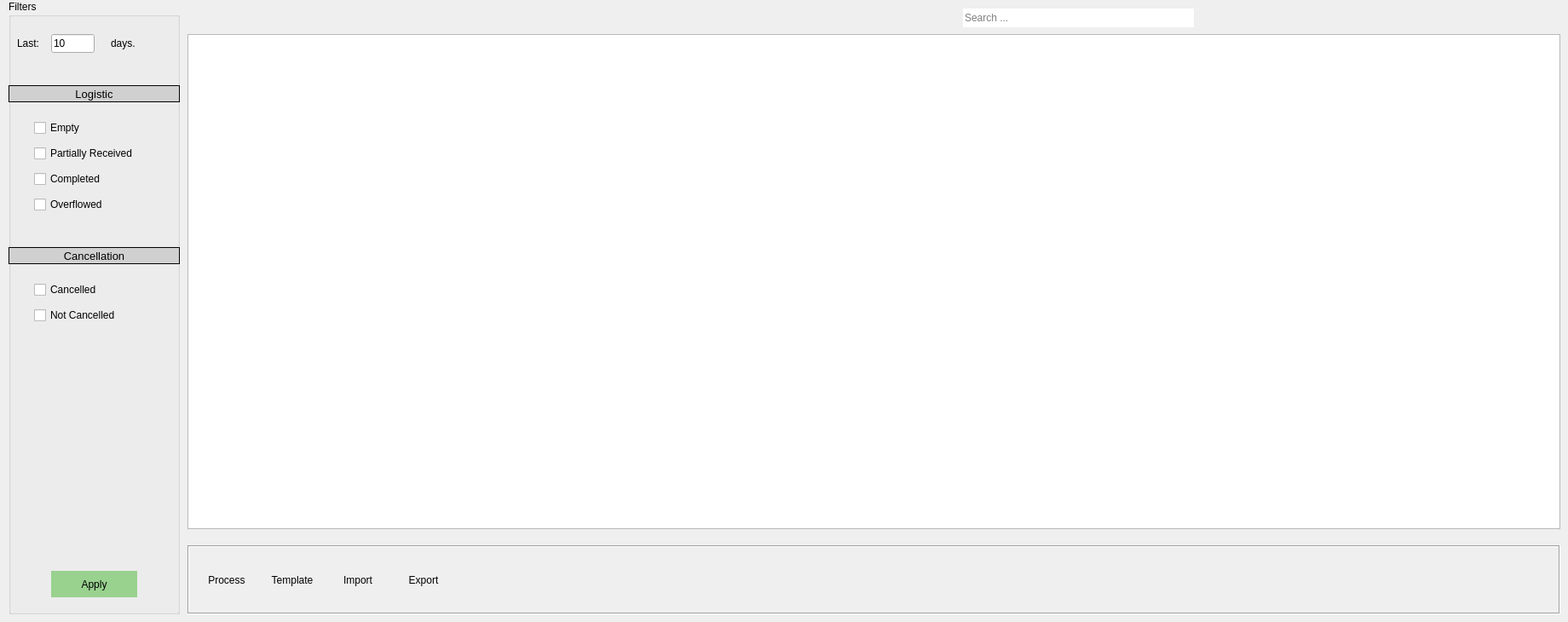
      <widget class="QWidget" name="warehouse_reception_tab">
       <attribute name="icon">
        <iconset resource="../app/icons.qrc">
         <normaloff>:/reception</normaloff>:/reception</iconset>
       </attribute>
       <attribute name="title">
        <string>Reception</string>
       </attribute>
       <widget class="QLineEdit" name="warehouse_receptions_search">
        <property name="geometry">
         <rect>
          <x>1130</x>
          <y>10</y>
          <width>271</width>
          <height>22</height>
         </rect>
        </property>
        <property name="text">
         <string/>
        </property>
        <property name="frame">
         <bool>false</bool>
        </property>
        <property name="placeholderText">
         <string>Search ... </string>
        </property>
       </widget>
       <widget class="QLabel" name="warehouse_receptions_search_logo">
        <property name="geometry">
         <rect>
          <x>1410</x>
          <y>10</y>
          <width>21</width>
          <height>21</height>
         </rect>
        </property>
        <property name="text">
         <string/>
        </property>
        <property name="pixmap">
         <pixmap resource="../app/icons.qrc">:/search</pixmap>
        </property>
       </widget>
       <widget class="QGroupBox" name="warehouse_receptions_filters">
        <property name="geometry">
         <rect>
          <x>10</x>
          <y>0</y>
          <width>201</width>
          <height>721</height>
         </rect>
        </property>
        <property name="toolTip">
         <string/>
        </property>
        <property name="toolTipDuration">
         <number>2</number>
        </property>
        <property name="statusTip">
         <string/>
        </property>
        <property name="layoutDirection">
         <enum>Qt::LeftToRight</enum>
        </property>
        <property name="title">
         <string>Filters</string>
        </property>
        <property name="flat">
         <bool>false</bool>
        </property>
        <property name="checkable">
         <bool>false</bool>
        </property>
        <property name="checked">
         <bool>false</bool>
        </property>
        <widget class="QLabel" name="warehouse_receptions_logistic">
         <property name="geometry">
          <rect>
           <x>0</x>
           <y>100</y>
           <width>201</width>
           <height>20</height>
          </rect>
         </property>
         <property name="font">
          <font>
           <pointsize>10</pointsize>
          </font>
         </property>
         <property name="toolTip">
          <string>Filter Warehouse Reception Orders By Status</string>
         </property>
         <property name="statusTip">
          <string>Filter Warehouse Reception Orders By Status</string>
         </property>
         <property name="styleSheet">
          <string notr="true">background-color:rgb(208, 208, 208); </string>
         </property>
         <property name="frameShape">
          <enum>QFrame::Panel</enum>
         </property>
         <property name="frameShadow">
          <enum>QFrame::Plain</enum>
         </property>
         <property name="lineWidth">
          <number>1</number>
         </property>
         <property name="midLineWidth">
          <number>0</number>
         </property>
         <property name="text">
          <string>Logistic</string>
         </property>
         <property name="alignment">
          <set>Qt::AlignCenter</set>
         </property>
         <property name="wordWrap">
          <bool>false</bool>
         </property>
         <property name="openExternalLinks">
          <bool>false</bool>
         </property>
        </widget>
        <widget class="QCheckBox" name="warehouse_receptions_empty">
         <property name="geometry">
          <rect>
           <x>30</x>
           <y>140</y>
           <width>121</width>
           <height>20</height>
          </rect>
         </property>
         <property name="text">
          <string>Empty</string>
         </property>
        </widget>
        <widget class="QCheckBox" name="warehouse_receptions_partially_processed">
         <property name="geometry">
          <rect>
           <x>30</x>
           <y>170</y>
           <width>148</width>
           <height>20</height>
          </rect>
         </property>
         <property name="text">
          <string>Partially Received</string>
         </property>
        </widget>
        <widget class="QCheckBox" name="warehouse_receptions_completed">
         <property name="geometry">
          <rect>
           <x>30</x>
           <y>200</y>
           <width>129</width>
           <height>20</height>
          </rect>
         </property>
         <property name="text">
          <string>Completed</string>
         </property>
        </widget>
        <widget class="QCheckBox" name="warehouse_receptions_cancelled">
         <property name="geometry">
          <rect>
           <x>30</x>
           <y>330</y>
           <width>91</width>
           <height>20</height>
          </rect>
         </property>
         <property name="text">
          <string>Cancelled</string>
         </property>
        </widget>
        <widget class="QToolButton" name="warehouse_receptions_apply">
         <property name="geometry">
          <rect>
           <x>50</x>
           <y>670</y>
           <width>101</width>
           <height>31</height>
          </rect>
         </property>
         <property name="styleSheet">
          <string notr="true">background:rgb(153, 209, 143)</string>
         </property>
         <property name="text">
          <string>Apply</string>
         </property>
         <property name="shortcut">
          <string/>
         </property>
         <property name="autoRaise">
          <bool>true</bool>
         </property>
        </widget>
        <widget class="QCheckBox" name="warehouse_receptions_overflowed">
         <property name="geometry">
          <rect>
           <x>30</x>
           <y>230</y>
           <width>111</width>
           <height>20</height>
          </rect>
         </property>
         <property name="text">
          <string>Overflowed</string>
         </property>
        </widget>
        <widget class="QLabel" name="warehouse_receptions_cancellation">
         <property name="geometry">
          <rect>
           <x>0</x>
           <y>290</y>
           <width>201</width>
           <height>20</height>
          </rect>
         </property>
         <property name="font">
          <font>
           <pointsize>10</pointsize>
          </font>
         </property>
         <property name="toolTip">
          <string>Filter Warehouse Reception Orders By Status</string>
         </property>
         <property name="statusTip">
          <string>Filter Warehouse Reception Orders By Status</string>
         </property>
         <property name="styleSheet">
          <string notr="true">background-color:rgb(208, 208, 208); </string>
         </property>
         <property name="frameShape">
          <enum>QFrame::Panel</enum>
         </property>
         <property name="frameShadow">
          <enum>QFrame::Plain</enum>
         </property>
         <property name="lineWidth">
          <number>1</number>
         </property>
         <property name="midLineWidth">
          <number>0</number>
         </property>
         <property name="text">
          <string>Cancellation</string>
         </property>
         <property name="alignment">
          <set>Qt::AlignCenter</set>
         </property>
         <property name="wordWrap">
          <bool>false</bool>
         </property>
         <property name="openExternalLinks">
          <bool>false</bool>
         </property>
        </widget>
        <widget class="QCheckBox" name="warehouse_receptions_notcancelled">
         <property name="geometry">
          <rect>
           <x>30</x>
           <y>360</y>
           <width>131</width>
           <height>20</height>
          </rect>
         </property>
         <property name="text">
          <string>Not Cancelled</string>
         </property>
        </widget>
        <widget class="QLabel" name="label_13">
         <property name="geometry">
          <rect>
           <x>120</x>
           <y>43</y>
           <width>55</width>
           <height>16</height>
          </rect>
         </property>
         <property name="text">
          <string>days.</string>
         </property>
        </widget>
        <widget class="QLabel" name="label_14">
         <property name="geometry">
          <rect>
           <x>10</x>
           <y>43</y>
           <width>41</width>
           <height>16</height>
          </rect>
         </property>
         <property name="text">
          <string>Last:</string>
         </property>
        </widget>
        <widget class="QLineEdit" name="warehouse_receptions_last">
         <property name="geometry">
          <rect>
           <x>50</x>
           <y>40</y>
           <width>51</width>
           <height>22</height>
          </rect>
         </property>
         <property name="text">
          <string>10</string>
         </property>
        </widget>
       </widget>
       <widget class="QFrame" name="warehouse_reception_actions">
        <property name="geometry">
         <rect>
          <x>220</x>
          <y>640</y>
          <width>1611</width>
          <height>81</height>
         </rect>
        </property>
        <property name="frameShape">
         <enum>QFrame::Box</enum>
        </property>
        <property name="frameShadow">
         <enum>QFrame::Sunken</enum>
        </property>
        <widget class="QWidget" name="layoutWidget">
         <property name="geometry">
          <rect>
           <x>10</x>
           <y>10</y>
           <width>303</width>
           <height>62</height>
          </rect>
         </property>
         <layout class="QGridLayout" name="gridLayout_7">
          <item row="0" column="0">
           <widget class="QToolButton" name="warehouse_receptions_process">
            <property name="minimumSize">
             <size>
              <width>70</width>
              <height>60</height>
             </size>
            </property>
            <property name="maximumSize">
             <size>
              <width>70</width>
              <height>60</height>
             </size>
            </property>
            <property name="text">
             <string>Process</string>
            </property>
            <property name="icon">
             <iconset resource="../app/icons.qrc">
              <normaloff>:/assembly</normaloff>:/assembly</iconset>
            </property>
            <property name="iconSize">
             <size>
              <width>40</width>
              <height>40</height>
             </size>
            </property>
            <property name="toolButtonStyle">
             <enum>Qt::ToolButtonTextUnderIcon</enum>
            </property>
            <property name="autoRaise">
             <bool>true</bool>
            </property>
           </widget>
          </item>
          <item row="0" column="1">
           <widget class="QToolButton" name="warehouse_receptions_template">
            <property name="minimumSize">
             <size>
              <width>70</width>
              <height>60</height>
             </size>
            </property>
            <property name="maximumSize">
             <size>
              <width>70</width>
              <height>60</height>
             </size>
            </property>
            <property name="text">
             <string>Template</string>
            </property>
            <property name="icon">
             <iconset resource="../app/icons.qrc">
              <normaloff>:/template</normaloff>:/template</iconset>
            </property>
            <property name="iconSize">
             <size>
              <width>40</width>
              <height>40</height>
             </size>
            </property>
            <property name="toolButtonStyle">
             <enum>Qt::ToolButtonTextUnderIcon</enum>
            </property>
            <property name="autoRaise">
             <bool>true</bool>
            </property>
           </widget>
          </item>
          <item row="0" column="2">
           <widget class="QToolButton" name="warehouse_receptions_import">
            <property name="minimumSize">
             <size>
              <width>70</width>
              <height>60</height>
             </size>
            </property>
            <property name="maximumSize">
             <size>
              <width>70</width>
              <height>60</height>
             </size>
            </property>
            <property name="text">
             <string>Import</string>
            </property>
            <property name="icon">
             <iconset resource="../app/icons.qrc">
              <normaloff>:/excel</normaloff>:/excel</iconset>
            </property>
            <property name="iconSize">
             <size>
              <width>40</width>
              <height>40</height>
             </size>
            </property>
            <property name="toolButtonStyle">
             <enum>Qt::ToolButtonTextUnderIcon</enum>
            </property>
            <property name="autoRaise">
             <bool>true</bool>
            </property>
           </widget>
          </item>
          <item row="0" column="3">
           <widget class="QToolButton" name="warehouse_receptions_export">
            <property name="minimumSize">
             <size>
              <width>70</width>
              <height>60</height>
             </size>
            </property>
            <property name="maximumSize">
             <size>
              <width>70</width>
              <height>60</height>
             </size>
            </property>
            <property name="text">
             <string>Export</string>
            </property>
            <property name="icon">
             <iconset resource="../app/icons.qrc">
              <normaloff>:/excel</normaloff>:/excel</iconset>
            </property>
            <property name="iconSize">
             <size>
              <width>40</width>
              <height>40</height>
             </size>
            </property>
            <property name="toolButtonStyle">
             <enum>Qt::ToolButtonTextUnderIcon</enum>
            </property>
            <property name="autoRaise">
             <bool>true</bool>
            </property>
           </widget>
          </item>
         </layout>
        </widget>
       </widget>
       <widget class="QTableView" name="warehouse_receptions_view">
        <property name="geometry">
         <rect>
          <x>220</x>
          <y>40</y>
          <width>1611</width>
          <height>581</height>
         </rect>
        </property>
       </widget>
      </widget>
